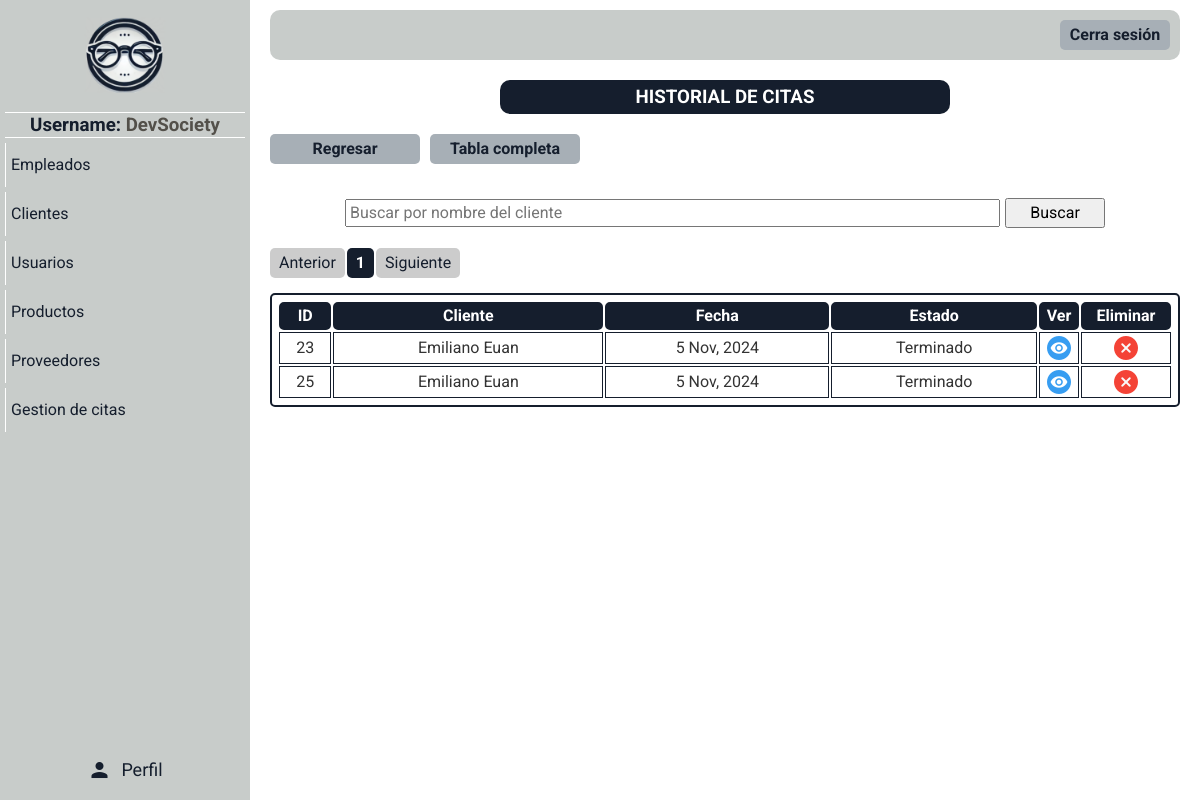
/paginas/mostrar_historial_citas.php (signed in), run on an earlier commit of the app's database.
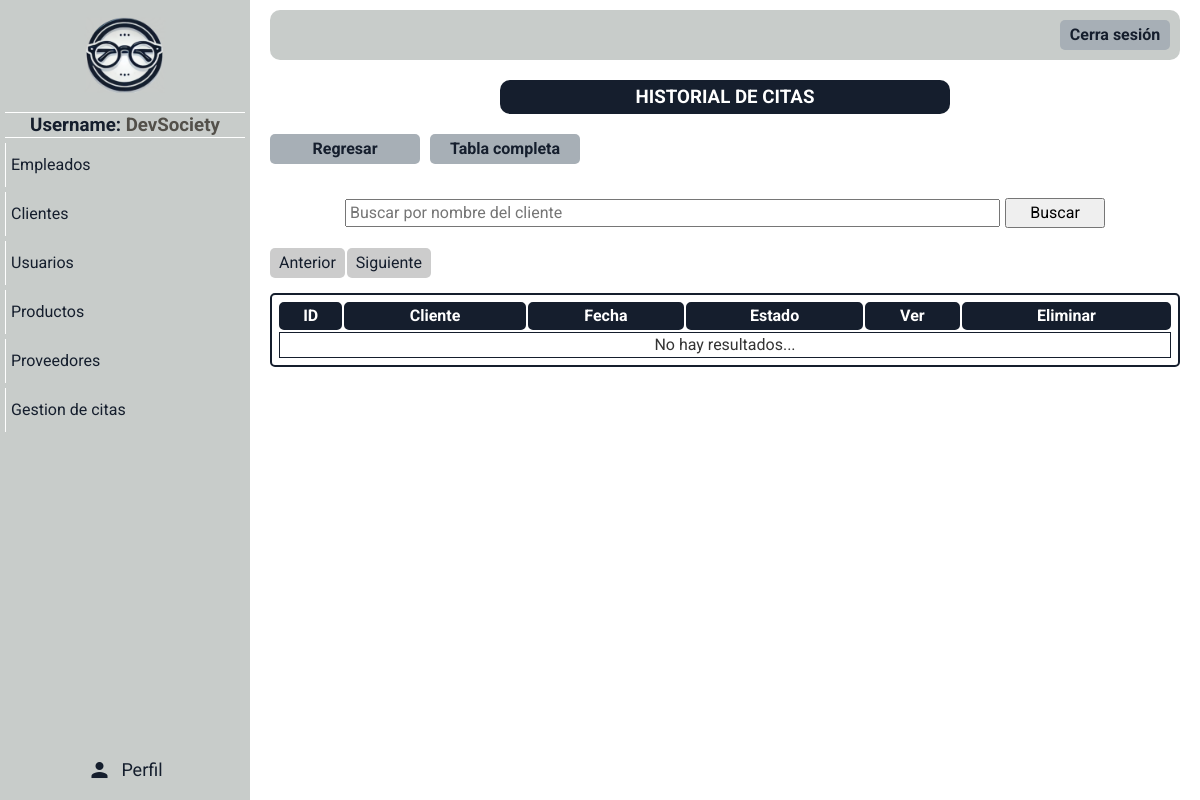
And on a later commit of the database.
### tables this page shows
CREATE TABLE `citas` (
  `id_cita` int(11) NOT NULL,
  `id_cliente` int(11) NOT NULL,
  `id_empleado` int(11) DEFAULT NULL,
  `fecha_cita` date DEFAULT NULL,
  `hora` time DEFAULT NULL,
  `motivo` text DEFAULT NULL,
  `estado` varchar(11) DEFAULT NULL
);

CREATE TABLE `clientes` (
  `id_cliente` int(5) NOT NULL,
  `nombres` varchar(100) DEFAULT NULL,
  `apellidos` varchar(100) DEFAULT NULL,
  `correo` varchar(100) DEFAULT NULL,
  `telefono` varchar(15) DEFAULT NULL,
  `direccion` varchar(255) DEFAULT NULL,
  `preescripcion` text DEFAULT NULL,
  `contrasena` varchar(255) DEFAULT NULL,
  `verificado` varchar(10) DEFAULT NULL,
  `rol` varchar(50) DEFAULT NULL,
  `codigo_cliente` int(11) DEFAULT NULL,
  `libre2` int(11) DEFAULT NULL
);

### paginas/mostrar_historial_citas.php (the view, shortened to what this page needs)
<!DOCTYPE html>
<html lang="en">
<head>
</head>
<body>
    <?php include "menu_panel.php";
    require "../php/conexion.php";
    $datos = "SELECT ci.id_cita, cl.nombres, cl.apellidos, ci.fecha_cita, ci.hora, ci.estado FROM citas ci INNER JOIN clientes cl on ci.id_cliente = cl.id_cliente WHERE (ci.estado = 'Terminado' OR ci.estado = 'Cancelado')";
    $nombre = isset($_GET['busca_nombre']) ? $_GET['busca_nombre'] : "";
    $resultado = mysqli_query($conectar, $datos);
    $total_filas = $resultado->num_rows;
    $limite = 5;
    $paginas = ceil($total_filas / $limite);
    $pagina = (isset($_GET['pagina'])) ? $_GET['pagina'] : 1;
    $inicio = ($pagina - 1) * $limite;
    $paginacion = " LIMIT $inicio, $limite";
    $datos .= $paginacion;
    $resultado = mysqli_query($conectar, $datos);
    $concatparams = ($nombre != "") ? "&busca_nombre=" . $nombre : "";
    ?>
    <div class="usuarios-content main-content">
        <div class="titulo">
            <h3>HISTORIAL DE CITAS</h3>
        </div>
        <div class="opciones-btn">
            <div class="btn-nuevo-cliente btn">
                <a href="./mostrar_citas.php">Regresar</a>
            </div>
            <div class="btn-nuevo-cliente btn">
                <a href="./mostrar_historial_citas.php">Tabla completa</a>
            </div>
        </div><br>
        <div class="buscador-titulo">
            <form action="./mostrar_historial_citas.php">
                <input type="text" name="busca_nombre" value="<?php echo $nombre ?>" placeholder="Buscar por nombre del cliente">
                <button class="btn-form" type="submit" name="buscar">Buscar </button>
            </form>
        </div>
        <nav class="pagination">
            <ul class="pagination-list">
                <li class="pag-item <?php echo ($pagina <= 1) ? 'disable' : ''; ?>">
                    <a href="./mostrar_historial_citas.php?pagina=<?php echo ($pagina > 1) ? $pagina - 1 : 1; echo $concatparams; ?>">Anterior</a>
                </li>
                <?php for ($i = 1; $i <= $paginas; $i++): ?>
                    <li class="pag-item <?php echo ($pagina == $i) ? 'active' : ''; ?>">
                        <a href="./mostrar_historial_citas.php?pagina=<?php echo $i . $concatparams; ?>">
                            <?php echo $i; ?>
                        </a>
                    </li>
                <?php endfor; ?>
                <li class="pag-item <?php echo ($pagina >= $paginas) ? 'disable' : ''; ?>">
                    <a href="./mostrar_historial_citas.php?pagina=<?php echo ($pagina < $paginas) ? $pagina + 1 : $paginas;
                                                        echo $concatparams; ?>">Siguiente</a>
                </li>
            </ul>
        </nav>
        <table>
            <tr>
                <th>ID</th>
                <th>Cliente</th>
                <th>Fecha</th>
                <th>Estado</th>
                <th>Ver</th>
                <th>Eliminar</th>
            </tr>
            <?php
            if ($total_filas == 0) {
                echo '<tr><td colspan="8">No hay resultados...</td></tr>';
            }
            while ($fila = mysqli_fetch_assoc($resultado)) {
            ?>
                <tr>
                    <td><?php echo $fila['id_cita']; ?></td>
                    <td><?php echo $fila['nombres'] . " " . $fila['apellidos']; ?></td>
                    <td> <?php
                            $fecha = $fila['fecha_cita'];
                            $fecha_formateada = date("j M, Y", strtotime($fecha));
                            echo $fecha_formateada;
                            ?></td>
                    <td><?php echo $fila['estado']; ?></td>
                    <td class="btn-ver"> <a href="../paginas/ver_cita.php?origen=citas&id=<?php echo $fila['id_cita']; ?>"><img src="../imagenes/ojo.png" alt=""></a></td>
                    <td class="btn-eliminar">
                        <a href="#" onclick="validar('../php/delete_cita.php?id=<?php echo $fila['id_cita'] ?>', '<?php echo addslashes($fila['nombres']) . ' ' . addslashes($fila['apellidos']) ?>')">
                            <img src="../imagenes/borrar.png" alt="">
                        </a>
                    </td>
                </tr>
            <?php
            }
            ?>
        </table>
    </div>
</body>
</html>

What changed in the data, as far as the page shows it:
removed citas: id_cita "23", id_cliente.nombres "Emiliano", id_cliente.apellidos "Euan", fecha_cita "5 Nov, 2024", estado "Terminado"
removed citas: id_cita "25", id_cliente.nombres "Emiliano", id_cliente.apellidos "Euan", fecha_cita "5 Nov, 2024", estado "Terminado"
Also different on the page:
text now shown: "No hay resultados..."
list line gone: "1"
